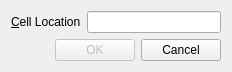
<?xml version="1.0" encoding="UTF-8"?>
<ui version="4.0">
 <class>Dialog</class>
 <widget class="QDialog" name="Dialog">
  <property name="geometry">
   <rect>
    <x>0</x>
    <y>0</y>
    <width>232</width>
    <height>70</height>
   </rect>
  </property>
  <property name="windowTitle">
   <string>Go To Cell</string>
  </property>
  <layout class="QVBoxLayout" name="verticalLayout">
   <item>
    <layout class="QHBoxLayout" name="horizontalLayout">
     <item>
      <widget class="QLabel" name="label">
       <property name="text">
        <string>&amp;Cell Location</string>
       </property>
       <property name="buddy">
        <cstring>lineEdit</cstring>
       </property>
      </widget>
     </item>
     <item>
      <widget class="QLineEdit" name="lineEdit"/>
     </item>
    </layout>
   </item>
   <item>
    <layout class="QHBoxLayout" name="horizontalLayout_2">
     <item>
      <spacer name="horizontalSpacer">
       <property name="orientation">
        <enum>Qt::Horizontal</enum>
       </property>
       <property name="sizeHint" stdset="0">
        <size>
         <width>40</width>
         <height>20</height>
        </size>
       </property>
      </spacer>
     </item>
     <item>
      <widget class="QPushButton" name="okButton">
       <property name="enabled">
        <bool>false</bool>
       </property>
       <property name="text">
        <string>OK</string>
       </property>
       <property name="default">
        <bool>true</bool>
       </property>
      </widget>
     </item>
     <item>
      <widget class="QPushButton" name="cancelButton">
       <property name="text">
        <string>Cancel</string>
       </property>
      </widget>
     </item>
    </layout>
   </item>
  </layout>
 </widget>
 <layoutdefault spacing="6" margin="11"/>
 <resources/>
 <connections/>
</ui>
